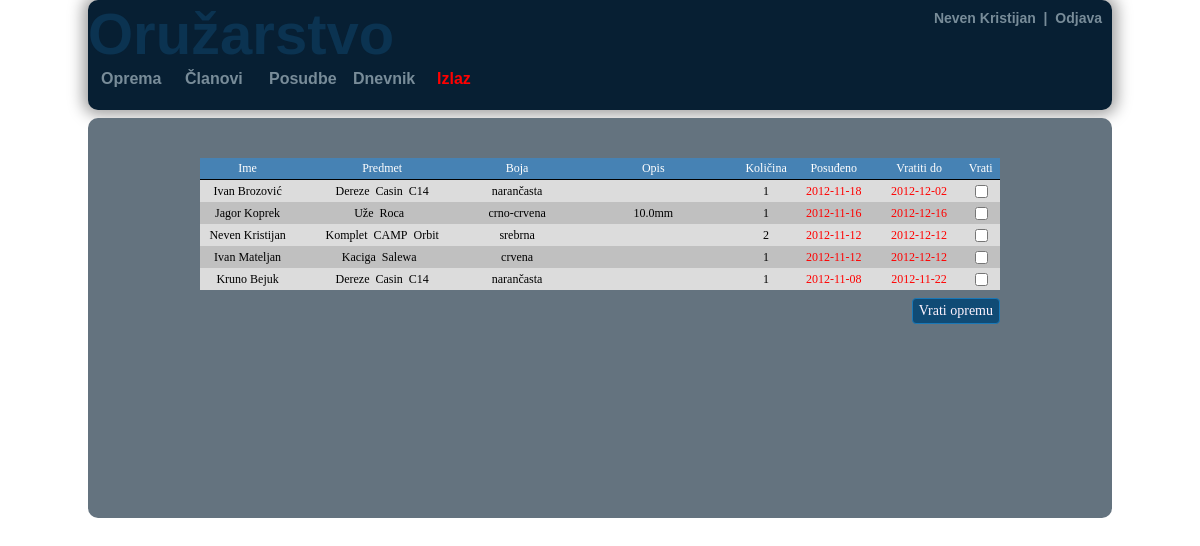
The page /lends.php (signed in) on the database its author committed.
### tables this page shows
CREATE TABLE members(
`m_id` INT NOT NULL AUTO_INCREMENT,
`first_name` VARCHAR(100),
`last_name` VARCHAR(100),
`username` VARCHAR(100),
`password` VARCHAR(100),
`email` VARCHAR(100),
`phone_number` VARCHAR(100),
`date_created` DATETIME,
`account_active` TINYINT,
`account_admin` TINYINT,
PRIMARY KEY (m_id)
);

CREATE TABLE lends(
`l_id` INT NOT NULL AUTO_INCREMENT,
`lend_date` DATETIME,
`member_id` INT,
`item_id` INT,
`quantity` INT,
`return_by` DATETIME,
`return_date` DATETIME,
`active` TINYINT,
PRIMARY KEY (l_id),
FOREIGN KEY (member_id) REFERENCES members(m_id),
FOREIGN KEY (item_id) REFERENCES items(i_id)
);

CREATE TABLE items(
`i_id` INT NOT NULL AUTO_INCREMENT,
`type` VARCHAR(100),
`brand` VARCHAR(100),
`model` VARCHAR(100),
`color` VARCHAR(100),
`season` VARCHAR(100),
`quantity` INT,
`available` INT,
`description` VARCHAR(100),
PRIMARY KEY (i_id)
);

### lends.php (the view, shortened to what this page needs)
<?php
include 'html/administration_html_top.php';
?>
	<?php
		include 'scripts\db_con.php';
		$today = date("Y-m-d");
		echo "<div id=\"content-header1\"></div>";
		$result =  mysql_query("SELECT members.first_name, members.last_name, items.i_id, items.`type`, items.brand, items.model, items.color, items.description, lends.l_id, lends.quantity, lends.lend_date, lends.return_by
		FROM members
		JOIN lends ON members.m_id = lends.member_id
		JOIN items ON lends.item_id = items.i_id
		WHERE active = 1
		ORDER BY lends.lend_date DESC", $con);
		echo "<form action=\"return_list.php\" method=\"post\">";
		echo "<table id=\"content-table\" cellspacing=\"0\">";
		echo "<tr class=\"tbl-row\"><td style=\"width:100px;\">Ime</td>
		<td style=\"width:180px;\">Predmet</td>
		<td style=\"width:100px;\">Boja</td>
		<td style=\"width:190px;\">Opis</td>
		<td style=\"width:50px;\">Količina</td>
		<td style=\"width:90px;\">Posuđeno</td>
		<td style=\"width:90px;\">Vratiti do</td>
		<td style=\"width:40px;\">Vrati</td></tr>";
		for($i = 0; $row = mysql_fetch_array($result); $i++){
			if($i==0) {
				echo "<tr class=\"row0\">";
				$name = $row['last_name'];
				$style = 0;}
			if($i != 0 && $row['last_name'] != $name){
				$style++;
				$style = $style%2;
				echo "<tr class=\"row" . $style . "\">";}
			else echo "<tr class=\"row" . $style . "\">";
			echo "<td>" . $row['first_name'] . " " . $row['last_name'] . "</td>";
			echo "<td>" . $row['type'] . "&nbsp&nbsp" . $row['brand'] . "&nbsp&nbsp" . $row['model'] . "</td>";
			echo "<td>" . $row['color'] . "</td>";
			echo "<td>" . $row['description'] . "</td>";
			echo "<td>" . $row['quantity'] . "</td>";
			if(substr($today > $row['return_by'],0,10)) { echo "<td class=\"red\">" . substr($row['lend_date'],0,10) . "</td>
	       													      <td class=\"red\">" . substr($row['return_by'],0,10) . "</td>"; }
		    else{ echo "<td>" . substr($row['lend_date'],0,10) . "</td>
		                <td>" . substr($row['return_by'],0,10) . "</td>";}
			echo "<td><input type=\"checkbox\" name=\"lend_id[]\" value=\"" . $row['l_id'] . "\"></td>";
			echo  "</tr>";
			$name = $row['last_name'];
		}
		echo "</table>";
		echo "<input class=\"submit-items\" type=\"submit\" value=\"Vrati opremu\">";
	?>
<?php include 'html/html_bot.php'?>

### scripts/armory_utils.php (shortened to what this page needs)
<?php
	function names(){
		$con = mysql_connect("localhost","root","root");
		$nameQuery = mysql_query("SELECT first_name, last_name FROM members WHERE m_id = $_SESSION[userId]", $con);
		$name = mysql_fetch_array($nameQuery);
		echo $name['first_name'] . " " . $name['last_name'] .
		"&nbsp&nbsp|&nbsp&nbsp<a href=\"scripts/logout.php\">Odjava</a>";
	}
?>

### armory.css (style rules this page uses)
a:link { text-decoration:none;color:inherit; }
table#content-table { position:relative; }
table#content-table td { font-family:calibri; text-align:center; font-size:12px; height:22px; }
#content-header1 { position:relative; top:7px; font-size:16px; font-weight:bold; color:#788C99; height:40px; }
.tbl-row td { height:26px; text-align:center; border-bottom:1px solid black; padding:0px; background:#4682B4; color:white; }
.row0 { background-color:Gainsboro; }
.row1 { background-color:Silver; }
.submit-items { position:relative; top:8px; float:right; width:90px; height:32px; text-align:center; }
.red { color:red; }
input[type="submit"] { height:26px; width:auto; min-width:60px; background:#104B75; font-family:calibri; font-size:14px; color:#FFF4FF; border-radius:4px; border:1px solid #1978B7; text-align:center; }

### rows shown on the page
members: first_name "Neven", last_name "Kristijan"
lends: member.first_name "Ivan", member.last_name "Brozović", item.type "Dereze", item.brand "Casin", item.model "C14", item.color "narančasta", quantity "1", lend_date "2012-11-18", return_by "2012-12-02"
lends: member.first_name "Jagor", member.last_name "Koprek", item.type "Uže", item.brand "Roca", item.color "crno-crvena", item.description "10.0mm", quantity "1", lend_date "2012-11-16", return_by "2012-12-16"
lends: member.first_name "Neven", member.last_name "Kristijan", item.type "Komplet", item.brand "CAMP", item.model "Orbit", item.color "srebrna", quantity "2", lend_date "2012-11-12", return_by "2012-12-12"
lends: member.first_name "Ivan", member.last_name "Mateljan", item.type "Kaciga", item.brand "Salewa", item.color "crvena", quantity "1", lend_date "2012-11-12", return_by "2012-12-12"
lends: member.first_name "Kruno", member.last_name "Bejuk", item.type "Dereze", item.brand "Casin", item.model "C14", item.color "narančasta", quantity "1", lend_date "2012-11-08", return_by "2012-11-22"
